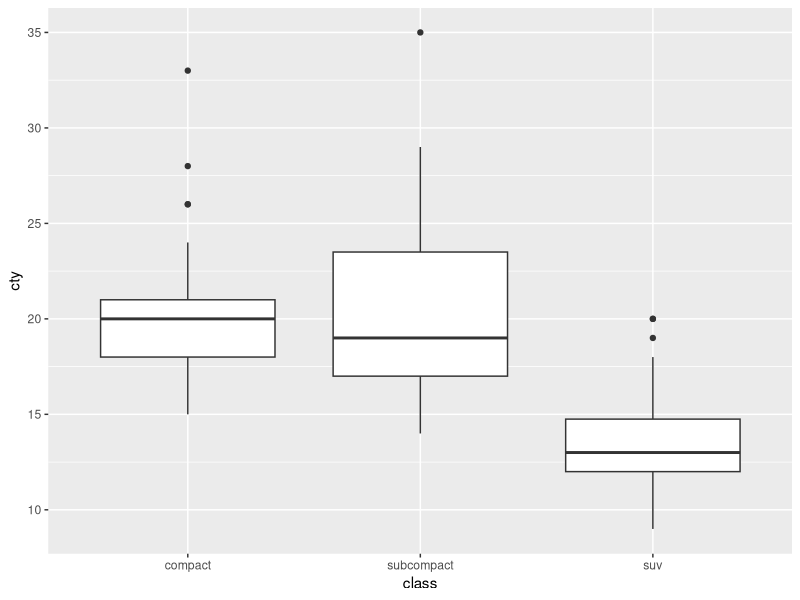

Generate this figure with R:
library(ggplot2)
library(dplyr)

mpg <- data.frame(ggplot2::mpg)
mpg_n <- mpg

mpg_s <- mpg_n %>% 
  filter(class %in% c("compact", "subcompact", "suv"))

ggplot(data = mpg_s, aes(x = class, y = cty))+geom_boxplot()
